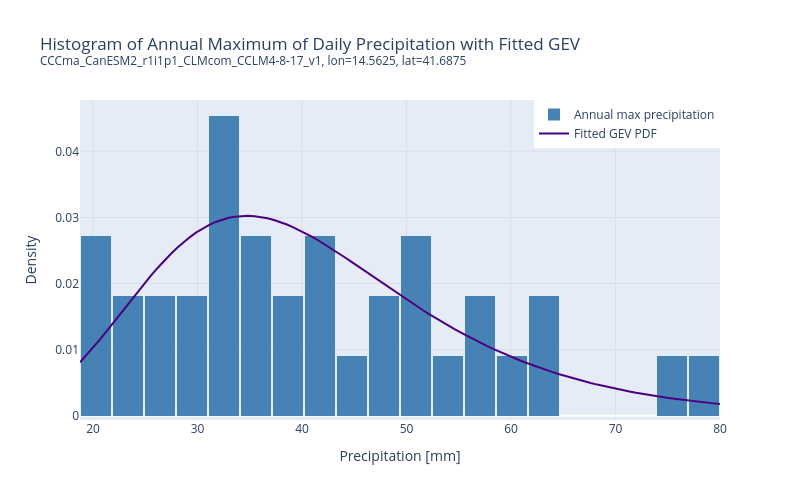

The code cell stored with this chart in its notebook:
### Markdown cell above
The annual maxima help us to further refine what we call an extreme precipitation event — and they are the basis for the definition of **return periods**, which are expressed in units of years. 

So, let's look at these annual maxima a bit more closely, and let's plot them on a histogram to understand their occurrence. To model the behavior of the annual maxima of daily precipitation at this grid point, we also fit a **Generalised Extreme Value** distribution to the histogram.  
 The GEV has three parameters that determine the tail behaviour of the distribution: location ($\mu$), scale ($\sigma$), and shape ($\xi$).

### Code cell
# Fit a GEV distribution to the annual maxima and plot it on top of the above histogram
gev_params = genextreme.fit(annual_max_df['rx1day'])
x = np.linspace(annual_max_df['rx1day'].min(), annual_max_df['rx1day'].max(), 100)
pdf = genextreme.pdf(x, *gev_params)

# Build histogram counts manually so Plotly can normalise to density
counts, bin_edges = np.histogram(annual_max_df['rx1day'], bins=20, density=True)
bin_width = bin_edges[1] - bin_edges[0]

fig = go.Figure()

fig.add_trace(go.Bar(
    x=(bin_edges[:-1] + bin_edges[1:]) / 2,
    y=counts,
    width=bin_width * 0.95,
    marker=dict(color='steelblue', line=dict(width=0)),
    name='Annual max precipitation',
))

fig.add_trace(go.Scatter(
    x=x,
    y=pdf,
    mode='lines',
    line=dict(color='indigo', width=2),
    name='Fitted GEV PDF',
))

fig.update_layout(
    title=dict(text=f'Histogram of Annual Maximum of Daily Precipitation with Fitted GEV<br><sup>{point_df["member_id"].unique()[0]}, lon={point_df["lon"].iloc[0]}, lat={point_df["lat"].iloc[0]}</sup>'),
    xaxis=dict(title='Precipitation [mm]', showgrid=True, gridcolor='lightgrey', gridwidth=0.5),
    yaxis=dict(title='Density', showgrid=True, gridcolor='lightgrey', gridwidth=0.5),
    legend=dict(x=1, y=1, xanchor='right', yanchor='top'),
    bargap=0,
    width=800,
    height=500,
)

fig.show()

### Figure 1 — Plotly figure (JSON) as saved in the notebook; plotly's stock layout.template omitted (floating-point values rounded to 4 significant figures)
{"data": [{"marker": {"color": "steelblue", "line": {"width": 0}}, "name": "Annual max precipitation", "type": "bar", "width": 2.909, "x": [20.28, 23.34, 26.41, 29.47, 32.53, 35.59, 38.66, 41.72, 44.78, 47.84, 50.91, 53.97, 57.03, 60.09, 63.16, 66.22, 69.28, 72.34, 75.41, 78.47], "y": [0.02721, 0.01814, 0.01814, 0.01814, 0.04535, 0.02721, 0.01814, 0.02721, 0.00907, 0.01814, 0.02721, 0.00907, 0.01814, 0.00907, 0.01814, 0.0, 0.0, 0.0, 0.00907, 0.00907]}, {"line": {"color": "indigo", "width": 2}, "mode": "lines", "name": "Fitted GEV PDF", "type": "scatter", "x": [18.75, 19.37, 19.99, 20.61, 21.22, 21.84, 22.46, 23.08, 23.7, 24.32, 24.94, 25.55, 26.17, 26.79, 27.41, 28.03, 28.65, 29.27, 29.89, 30.5, 31.12, 31.74, 32.36, 32.98, 33.6, 34.22, 34.84, 35.45, 36.07, 36.69, 37.31, 37.93, 38.55, 39.17, 39.78, 40.4, 41.02, 41.64, 42.26, 42.88, 43.5, 44.12, 44.73, 45.35, 45.97, 46.59, 47.21, 47.83, 48.45, 49.07, 49.68, 50.3, 50.92, 51.54, 52.16, 52.78, 53.4, 54.01, 54.63, 55.25, 55.87, 56.49, 57.11, 57.73, 58.35, 58.96, 59.58, 60.2, 60.82, 61.44, 62.06, 62.68, 63.3, 63.91, 64.53, 65.15, 65.77, 66.39, 67.01, 67.63, 68.24, 68.86, 69.48, 70.1, 70.72, 71.34, 71.96, 72.58, 73.19, 73.81, 74.43, 75.05, 75.67, 76.29, 76.91, 77.53, 78.14, 78.76, 79.38, 80.0], "y": [0.008077, 0.009139, 0.01026, 0.01142, 0.01263, 0.01386, 0.01511, 0.01636, 0.01761, 0.01885, 0.02005, 0.02123, 0.02235, 0.02342, 0.02443, 0.02537, 0.02624, 0.02702, 0.02773, 0.02834, 0.02887, 0.02932, 0.02967, 0.02994, 0.03012, 0.03022, 0.03024, 0.03019, 0.03006, 0.02987, 0.02961, 0.02929, 0.02892, 0.02851, 0.02804, 0.02754, 0.027, 0.02643, 0.02584, 0.02522, 0.02459, 0.02394, 0.02327, 0.0226, 0.02193, 0.02125, 0.02057, 0.0199, 0.01922, 0.01856, 0.0179, 0.01725, 0.01662, 0.01599, 0.01538, 0.01478, 0.01419, 0.01362, 0.01307, 0.01253, 0.012, 0.0115, 0.011, 0.01053, 0.01007, 0.009625, 0.009197, 0.008785, 0.008387, 0.008005, 0.007638, 0.007285, 0.006946, 0.006621, 0.00631, 0.006011, 0.005725, 0.005451, 0.005189, 0.004938, 0.004698, 0.004469, 0.00425, 0.004041, 0.003841, 0.003651, 0.00347, 0.003296, 0.003131, 0.002974, 0.002824, 0.002681, 0.002545, 0.002416, 0.002293, 0.002176, 0.002064, 0.001958, 0.001857, 0.001761]}], "layout": {"bargap": 0, "height": 500, "legend": {"x": 1, "xanchor": "right", "y": 1, "yanchor": "top"}, "title": {"text": "Histogram of Annual Maximum of Daily Precipitation with Fitted GEV<br><sup>CCCma_CanESM2_r1i1p1_CLMcom_CCLM4-8-17_v1, lon=14.5625, lat=41.6875</sup>"}, "width": 800, "xaxis": {"gridcolor": "lightgrey", "gridwidth": 0.5, "showgrid": true, "title": {"text": "Precipitation [mm]"}}, "yaxis": {"gridcolor": "lightgrey", "gridwidth": 0.5, "showgrid": true, "title": {"text": "Density"}}}}
